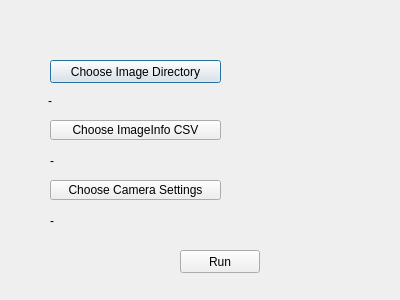
<?xml version="1.0" encoding="UTF-8"?>
<ui version="4.0">
 <class>ImageMode</class>
 <widget class="QDialog" name="ImageMode">
  <property name="geometry">
   <rect>
    <x>0</x>
    <y>0</y>
    <width>400</width>
    <height>300</height>
   </rect>
  </property>
  <property name="windowTitle">
   <string>Dialog</string>
  </property>
  <widget class="QPushButton" name="image_dir_button">
   <property name="geometry">
    <rect>
     <x>50</x>
     <y>60</y>
     <width>171</width>
     <height>23</height>
    </rect>
   </property>
   <property name="text">
    <string>Choose Image Directory</string>
   </property>
  </widget>
  <widget class="QPushButton" name="image_csv_button">
   <property name="geometry">
    <rect>
     <x>50</x>
     <y>120</y>
     <width>171</width>
     <height>20</height>
    </rect>
   </property>
   <property name="text">
    <string>Choose ImageInfo CSV</string>
   </property>
  </widget>
  <widget class="QLabel" name="image_dir_label">
   <property name="geometry">
    <rect>
     <x>48</x>
     <y>90</y>
     <width>331</width>
     <height>21</height>
    </rect>
   </property>
   <property name="text">
    <string>-</string>
   </property>
  </widget>
  <widget class="QLabel" name="image_csv_label">
   <property name="geometry">
    <rect>
     <x>50</x>
     <y>150</y>
     <width>331</width>
     <height>21</height>
    </rect>
   </property>
   <property name="text">
    <string>-</string>
   </property>
  </widget>
  <widget class="QPushButton" name="run_pushButton">
   <property name="geometry">
    <rect>
     <x>180</x>
     <y>250</y>
     <width>80</width>
     <height>23</height>
    </rect>
   </property>
   <property name="text">
    <string>Run</string>
   </property>
  </widget>
  <widget class="QLabel" name="cam_settings_label">
   <property name="geometry">
    <rect>
     <x>50</x>
     <y>210</y>
     <width>331</width>
     <height>21</height>
    </rect>
   </property>
   <property name="text">
    <string>-</string>
   </property>
  </widget>
  <widget class="QPushButton" name="cam_settings_button">
   <property name="geometry">
    <rect>
     <x>50</x>
     <y>180</y>
     <width>171</width>
     <height>20</height>
    </rect>
   </property>
   <property name="text">
    <string>Choose Camera Settings</string>
   </property>
  </widget>
 </widget>
 <resources/>
 <connections/>
</ui>
